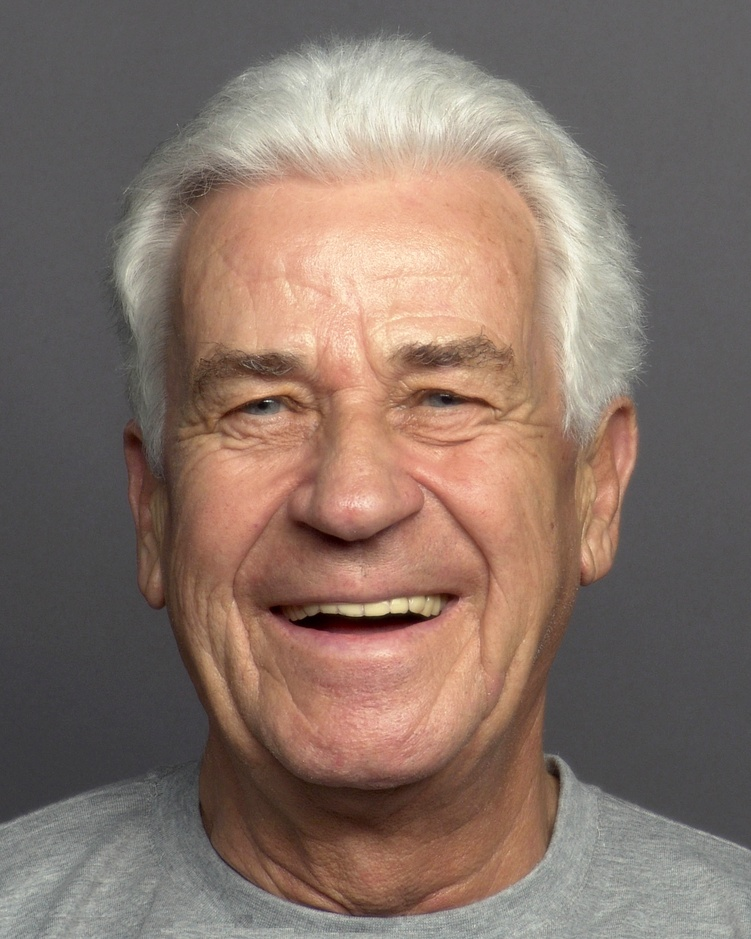
#> input picture 004_o_m_h_a.jpg, 751 x 939 px, shrunk from 2835 x 3543 before the run, given as the content of the folder /Users/bellalu/DS6012/ML1_Project/faces_database, which was not available
$ jupyter execute --allow-errors practice_facial_recognition.ipynb
#> lines starting #> are read from the running program, lines starting #| are printed output that depends on the picture; long printed decimals are rounded; pictures that were not available may be replaced by others from this repository, and a replacement may not be noted
[cell 1]
# Setup: install/import packages and define paths
import sys
import subprocess

try:
    import cv2
except Exception:
    # Fallback install for environments missing OpenCV
    subprocess.check_call([sys.executable, "-m", "pip", "install", "-q", "opencv-python-headless", "pandas", "numpy"])  # noqa: E402
    import cv2  # noqa: E402

import os
from pathlib import Path
import numpy as np
import pandas as pd

# Project paths
PROJECT_ROOT = Path("/Users/bellalu/DS6012/ML1_Project")
IMAGES_DIR = PROJECT_ROOT / "faces_database"
PHI = (1 + 5 ** 0.5) / 2  # golden ratio

# Haar cascade files (bundled with OpenCV)
HAAR_DIR = Path(cv2.data.haarcascades)
CASCADE_FACE = str(HAAR_DIR / "haarcascade_frontalface_default.xml")
CASCADE_EYES = str(HAAR_DIR / "haarcascade_eye.xml")
CASCADE_NOSE = str(HAAR_DIR / "haarcascade_mcs_nose.xml") if (HAAR_DIR / "haarcascade_mcs_nose.xml").exists() else None
CASCADE_MOUTH = str(HAAR_DIR / "haarcascade_smile.xml")  # smile is a common proxy for mouth region

face_cascade = cv2.CascadeClassifier(CASCADE_FACE)
eyes_cascade = cv2.CascadeClassifier(CASCADE_EYES)
nose_cascade = cv2.CascadeClassifier(CASCADE_NOSE) if CASCADE_NOSE else None
mouth_cascade = cv2.CascadeClassifier(CASCADE_MOUTH)

#> (the rest of this cell did not finish here and is left out)

[cell 2]
# Filename parsing for categorical labels and small helpers
from typing import Dict, Tuple, Optional

AGE_MAP = {"y": "young", "m": "middle", "o": "old"}
GENDER_MAP = {"m": "male", "f": "female"}
EXPR_MAP = {"h": "happy"}  # extend if more expressions exist


def parse_labels(file_name: str) -> Dict[str, str]:
    """Parse ID, age, gender, expression, variant from file name like '140_y_f_h_a.jpg'."""
    stem = Path(file_name).stem
    parts = stem.split("_")
    # Expected: [id, age, gender, expr, variant]
    out = {
        "subject_id": parts[0] if len(parts) > 0 else "",
        "age_group": AGE_MAP.get(parts[1], parts[1]) if len(parts) > 1 else "",
        "gender": GENDER_MAP.get(parts[2], parts[2]) if len(parts) > 2 else "",
        "expression": EXPR_MAP.get(parts[3], parts[3]) if len(parts) > 3 else "",
        "variant": parts[4] if len(parts) > 4 else "",
    }
    return out


def euclidean_distance(p1: Tuple[int, int], p2: Tuple[int, int]) -> float:
    return float(np.hypot(p1[0] - p2[0], p1[1] - p2[1]))


def golden_deviation(a: float, b: float) -> Optional[float]:
    if a is None or b is None or a <= 0 or b <= 0:
        return None
    r = max(a, b) / min(a, b)
    return abs(r - PHI)

[cell 3]
# Detection utilities using OpenCV Haar cascades

def detect_face_regions(img_bgr):
    gray = cv2.cvtColor(img_bgr, cv2.COLOR_BGR2GRAY)
    faces = face_cascade.detectMultiScale(gray, scaleFactor=1.1, minNeighbors=5, minSize=(80, 80))
    if len(faces) == 0:
        return None, None
    # choose the largest face
    x, y, w, h = sorted(faces, key=lambda r: r[2] * r[3], reverse=True)[0]
    face_roi = img_bgr[y:y+h, x:x+w]
    face_gray = gray[y:y+h, x:x+w]
    return (x, y, w, h), (face_roi, face_gray)


def detect_eyes(face_gray):
    eyes = eyes_cascade.detectMultiScale(face_gray, scaleFactor=1.1, minNeighbors=8, minSize=(20, 20))
    if len(eyes) < 2:
        return None
    # pick two eyes with left/right order based on x
    eyes_sorted = sorted(eyes, key=lambda r: r[0])[:2]
    centers = []
    for (ex, ey, ew, eh) in eyes_sorted:
        centers.append((int(ex + ew / 2), int(ey + eh / 2)))
    # ensure left-right order
    centers = sorted(centers, key=lambda c: c[0])
    return centers  # [(x_left, y_left), (x_right, y_right)]


def detect_nose(face_gray):
    if not nose_cascade:
        return None
    noses = nose_cascade.detectMultiScale(face_gray, scaleFactor=1.1, minNeighbors=5, minSize=(24, 24))
    if len(noses) == 0:
        return None
    x, y, w, h = sorted(noses, key=lambda r: r[2] * r[3], reverse=True)[0]
    center = (int(x + w / 2), int(y + h / 2))
    return center


def detect_mouth(face_gray):
    # Using smile cascade as a proxy for mouth region; not perfect but works reasonably for smiles
    mouths = mouth_cascade.detectMultiScale(face_gray, scaleFactor=1.1, minNeighbors=40, minSize=(30, 15))
    if len(mouths) == 0:
        return None, None
    x, y, w, h = sorted(mouths, key=lambda r: r[2] * r[3], reverse=True)[0]
    center = (int(x + w / 2), int(y + h / 2))
    width = float(w)
    return center, width


def compute_measurements(img_bgr) -> dict:
    results = {
        "face_width": None,
        "face_height": None,
        "eye_distance": None,
        "mouth_width": None,
        "nose_to_mouth": None,
        # golden ratio deviations (lower is closer to phi)
        "phi_dev_face_h_w": None,          # face height vs width
        "phi_dev_eye_to_mouth": None,      # eye distance vs mouth width
        "phi_dev_nose_mouth_to_eye": None  # nose-to-mouth vs eye distance
    }

    face_rect, face_pair = detect_face_regions(img_bgr)
    if face_rect is None:
        return results

    (fx, fy, fw, fh) = face_rect
    face_roi, face_gray = face_pair

    results["face_width"] = float(fw)
    results["face_height"] = float(fh)

    # features within face
    eye_centers = detect_eyes(face_gray)
    nose_center = detect_nose(face_gray)
    mouth_center, mouth_width = detect_mouth(face_gray)

    if eye_centers and len(eye_centers) == 2:
        results["eye_distance"] = euclidean_distance(eye_centers[0], eye_centers[1])
    if mouth_width is not None:
        results["mouth_width"] = float(mouth_width)
    if nose_center is not None and mouth_center is not None:
        results["nose_to_mouth"] = euclidean_distance(nose_center, mouth_center)

    # golden ratio deviations
    results["phi_dev_face_h_w"] = golden_deviation(results["face_height"], results["face_width"]) if results["face_height"] and results["face_width"] else None
    if results["eye_distance"] and results["mouth_width"]:
        results["phi_dev_eye_to_mouth"] = golden_deviation(results["eye_distance"], results["mouth_width"])
    if results["nose_to_mouth"] and results["eye_distance"]:
        results["phi_dev_nose_mouth_to_eye"] = golden_deviation(results["nose_to_mouth"], results["eye_distance"])

    return results

[cell 4]
# Build dataset from all images in faces_database
rows = []
image_paths = sorted([p for p in IMAGES_DIR.glob("*.jpg")])

for img_path in image_paths:
    img = cv2.imread(str(img_path))
#> img is the input picture: shape (939, 751, 3); mean B, G, R 103.5, 113.6, 132.8
    if img is None:
        continue
    labels = parse_labels(img_path.name)
    meas = compute_measurements(img)
#> in detect_face_regions, `gray = cv2.cvtColor(img_bgr, cv2.COLOR_BGR2GRAY)`:
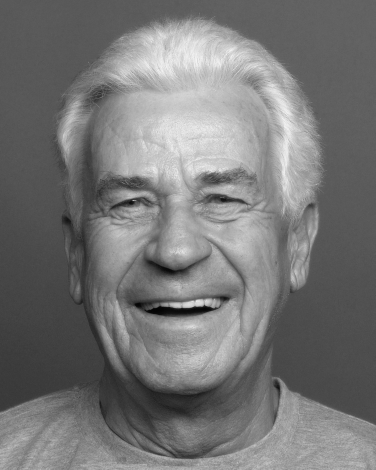
#> gray: shape (939, 751) (shown at 1/2 size); min 2, max 252, mean 118.2
#> in detect_face_regions, `faces = face_cascade.detectMultiScale(gray, scaleFactor=1.1, minNeighb..`: faces = [[116, 211, 482, 482]]
#> in detect_face_regions, `x, y, w, h = sorted(faces, key=lambda r: r[2] * r[3], reverse=True)[0]`: x = 116; y = 211; w = 482
#> in detect_face_regions, `face_roi = img_bgr[y:y+h, x:x+w]`:
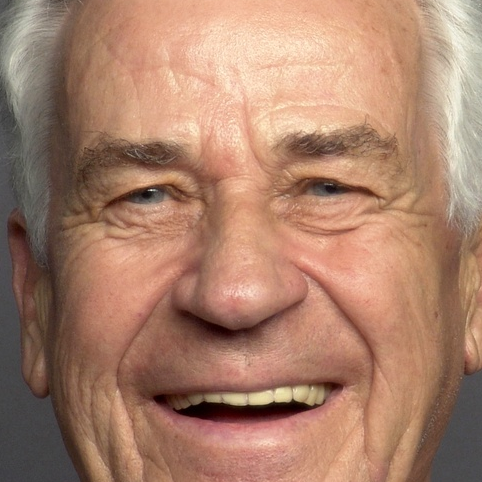
#> face_roi: shape (482, 482, 3); mean B, G, R 107.1, 128.6, 169.4
#> in detect_face_regions, `face_gray = gray[y:y+h, x:x+w]`:
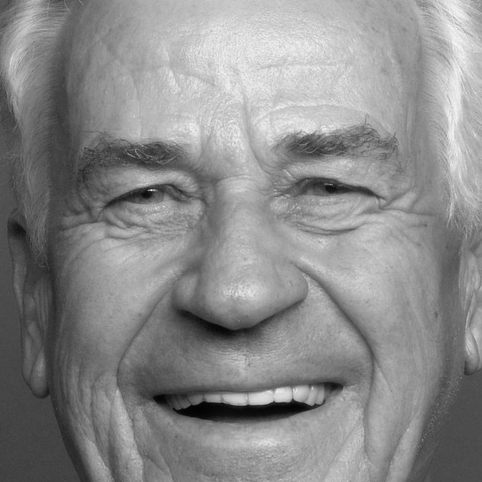
#> face_gray: shape (482, 482); min 2, max 249, mean 138.4
#> in compute_measurements, `face_rect, face_pair = detect_face_regions(img_bgr)`: face_rect = (116, 211, 482, 482)
#> in compute_measurements, `(fx, fy, fw, fh) = face_rect`: fx = 116; fy = 211; fw = 482
#> in detect_eyes, `eyes = eyes_cascade.detectMultiScale(face_gray, scaleFactor=1.1, minNe..`: eyes = ()
#> in detect_mouth, `mouths = mouth_cascade.detectMultiScale(face_gray, scaleFactor=1.1, mi..`: mouths = [[279, 188, 121, 60], [182, 243, 100, 50], [312, 253, 82, 41], [66, 180, 137, 69], [148, 348, 207, 103], [146, 271, 183, 91]]
#> in detect_mouth, `x, y, w, h = sorted(mouths, key=lambda r: r[2] * r[3], reverse=True)[0]`: x = 148; y = 348; w = 207; h = 103
#> in detect_mouth, `center = (int(x + w / 2), int(y + h / 2))`: center = (251, 399)
#> in detect_mouth, `width = float(w)`: width = 207
#> in compute_measurements, `mouth_center, mouth_width = detect_mouth(face_gray)`: mouth_center = (251, 399); mouth_width = 207
#> meas = 8 items

    row = {
        # categoricals
        "file_name": img_path.name,
        "subject_id": labels.get("subject_id"),
        "age_group": labels.get("age_group"),
        "gender": labels.get("gender"),
        "expression": labels.get("expression"),
        "variant": labels.get("variant"),
        # numericals
        **{k: (None if v is None else float(v)) for k, v in meas.items()},
    }
    rows.append(row)

faces_df = pd.DataFrame(rows)
#> faces_df = table of 1 rows and 14 columns

# Display summary
print(f"Processed {len(rows)} images from: {IMAGES_DIR}")
#| Processed 1 images from: /Users/bellalu/DS6012/ML1_Project/faces_database
faces_df.head()
#> Out = table of 1 rows and 14 columns

[cell 5]
# Inspect completeness and save results
print(faces_df.isna().mean().sort_values())
#> (printed output is left out)
output_csv = PROJECT_ROOT / "faces_features_golden_ratio.csv"
#> (the rest of this cell did not finish here and is left out)

[cell 6]
# Define binary targets for golden ratio "closeness"
import numpy as np

# Choose which phi deviation to target primarily
PRIMARY_TARGET = "phi_dev_face_h_w"  # alternatives: 'phi_dev_eye_to_mouth', 'phi_dev_nose_mouth_to_eye'

# Strategy: use median split for balanced classes (50th percentile)
# With small datasets, median ensures roughly 50/50 split
MEDIAN_SPLIT = True
PERCENTILE = 50  # median split for balanced classes

# Compute percentile-based target using median (lower deviation is better/closer to golden ratio)
valid_devs = faces_df[PRIMARY_TARGET].dropna().values
#> valid_devs = [0.618]
if valid_devs.size > 0:
    if MEDIAN_SPLIT:
        perc_cut = np.median(valid_devs)  # median split for balance
#> perc_cut = 0.618
    else:
        perc_cut = np.percentile(valid_devs, PERCENTILE)
else:
    perc_cut = None

faces_df["is_golden_pct"] = faces_df[PRIMARY_TARGET].apply(
    lambda v: bool(perc_cut is not None and v is not None and v <= perc_cut)
)

# Alternative: absolute threshold (adjust if needed based on your data range)
ABS_THRESHOLD = np.median(valid_devs) if valid_devs.size > 0 else 0.1
#> ABS_THRESHOLD = 0.618
faces_df["is_golden_abs"] = faces_df[PRIMARY_TARGET].apply(
    lambda v: bool(v is not None and v < ABS_THRESHOLD)
)

# Use median-based target (should be more balanced)
TARGET_COL = "is_golden_pct"

print("Target column:", TARGET_COL)
print("Median threshold value:", perc_cut)
#| Median threshold value: 0.618
print("Class balance (value counts):")
print(faces_df[TARGET_COL].value_counts(dropna=False))
#| is_golden_pct
#| True    1
#| Name: count, dtype: int64

# Check if we have both classes
class_counts = faces_df[TARGET_COL].value_counts()
if len(class_counts) < 2:
    print("\n⚠️ WARNING: Only one class in target! Using median split to create balance...")
    # Force a more balanced split by using quantiles
    if valid_devs.size > 0:
        median_val = np.median(valid_devs)
#> median_val = 0.618
        faces_df[TARGET_COL] = faces_df[PRIMARY_TARGET].apply(
            lambda v: bool(v is not None and v <= median_val)
        )
        print("Updated class balance:")
        print(faces_df[TARGET_COL].value_counts(dropna=False))
#| is_golden_pct
#| True    1
#| Name: count, dtype: int64

faces_df[["file_name", PRIMARY_TARGET, TARGET_COL]].head()
#> Out = table of 1 rows and 3 columns

[cell 7]
# Feature preparation: numerical + one-hot categoricals with imputation
import sys, subprocess
try:
    from sklearn.model_selection import train_test_split
    from sklearn.compose import ColumnTransformer
    from sklearn.preprocessing import OneHotEncoder, StandardScaler
    from sklearn.impute import SimpleImputer
    from sklearn.pipeline import Pipeline
except Exception:
    subprocess.check_call([sys.executable, "-m", "pip", "install", "-q", "scikit-learn"])  # noqa: E402
    from sklearn.model_selection import train_test_split
    from sklearn.compose import ColumnTransformer
    from sklearn.preprocessing import OneHotEncoder, StandardScaler
    from sklearn.impute import SimpleImputer
    from sklearn.pipeline import Pipeline

# Select features
num_features = [
    "face_width", "face_height", "eye_distance", "mouth_width", "nose_to_mouth",
    "phi_dev_face_h_w", "phi_dev_eye_to_mouth", "phi_dev_nose_mouth_to_eye",
]
cat_features = ["age_group", "gender", "expression", "variant"]

df_model = faces_df.dropna(subset=[TARGET_COL]).copy()
#> df_model = table of 1 rows and 16 columns
X = df_model[num_features + cat_features]
#> X = table of 1 rows and 12 columns
y = df_model[TARGET_COL].astype(int)

# Safety check: ensure both classes exist
unique_classes = y.unique()
#> unique_classes = [1]
#| ⚠️ ERROR: Target has only 1 class(es): [1]
#> (the rest of this cell did not finish here and is left out)

$ run again, on 079_o_f_h_a.jpg
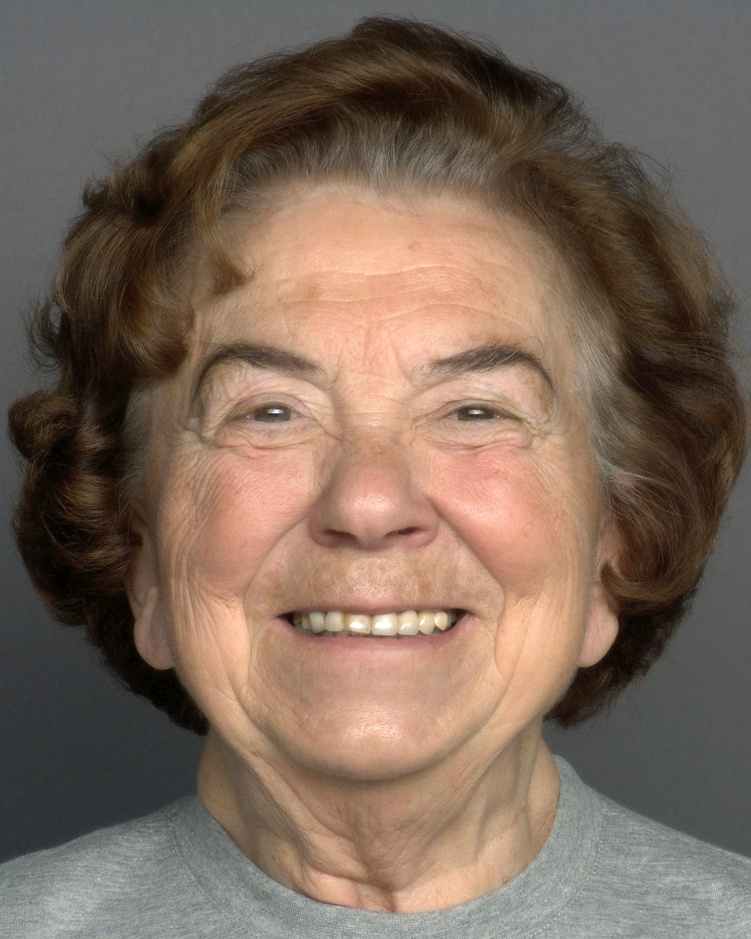
#> input picture 079_o_f_h_a.jpg, 751 x 939 px, shrunk from 2835 x 3543 before the run, given as the content of the folder /Users/bellalu/DS6012/ML1_Project/faces_database, which was not available
#> img is the input picture: shape (939, 751, 3); mean B, G, R 91.1, 104.8, 124.2
#> in detect_face_regions, `gray = cv2.cvtColor(img_bgr, cv2.COLOR_BGR2GRAY)`:
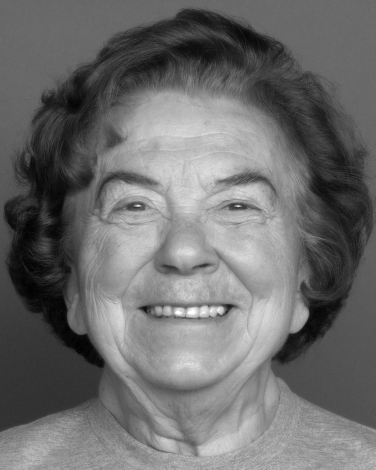
#> gray: shape (939, 751) (shown at 1/2 size); min 0, max 255, mean 109.1
#> faces = [[93, 180, 578, 578]]
#> in detect_face_regions, `x, y, w, h = sorted(faces, key=lambda r: r[2] * r[3], reverse=True)[0]`: x = 93; y = 180; w = 578
#> in detect_face_regions, `face_gray = gray[y:y+h, x:x+w]`:
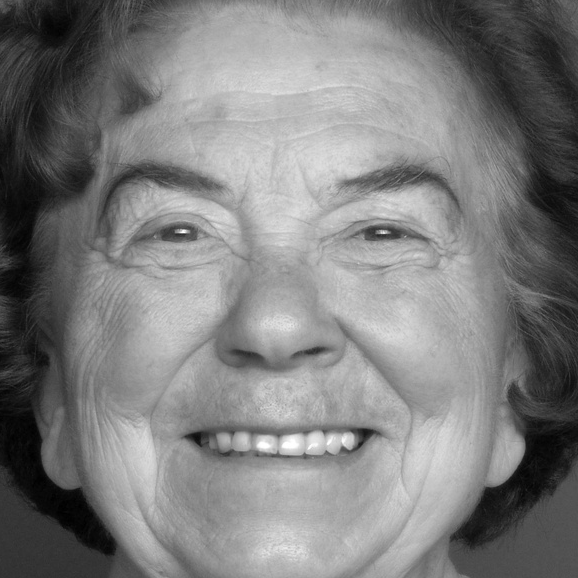
#> face_gray: shape (578, 578); min 0, max 255, mean 125.5
#> face_rect = (93, 180, 578, 578)
#> fx = 93; fy = 180; fw = 578
#> eyes = ()
#> mouths = [[121, 246, 103, 51], [330, 245, 127, 64], [185, 391, 187, 93], [182, 112, 100, 50], [31, 62, 114, 57], [245, 190, 93, 46], [276, 102, 121, 60]]
#> in detect_mouth, `x, y, w, h = sorted(mouths, key=lambda r: r[2] * r[3], reverse=True)[0]`: x = 185; y = 391; w = 187; h = 93
#> center = (278, 437)
#> width = 187
#> mouth_center = (278, 437); mouth_width = 187
#> meas = 8 items
#> faces_df = table of 1 rows and 14 columns
#| Processed 1 images from: /Users/bellalu/DS6012/ML1_Project/faces_database
#> (printed output is left out)
#> valid_devs = [0.618]
#> perc_cut = 0.618
#| Median threshold value: 0.618
#| is_golden_pct
#| True    1
#| Name: count, dtype: int64
#| is_golden_pct
#| True    1
#| Name: count, dtype: int64
#> `faces_df[["file_name", PRIMARY_TARGET, TARGET_COL]].head()`: Out = table of 1 rows and 3 columns
#> df_model = table of 1 rows and 16 columns
#> X = table of 1 rows and 12 columns
#> unique_classes = [1]
#| ⚠️ ERROR: Target has only 1 class(es): [1]

$ run again, on 116_m_m_h_a.jpg
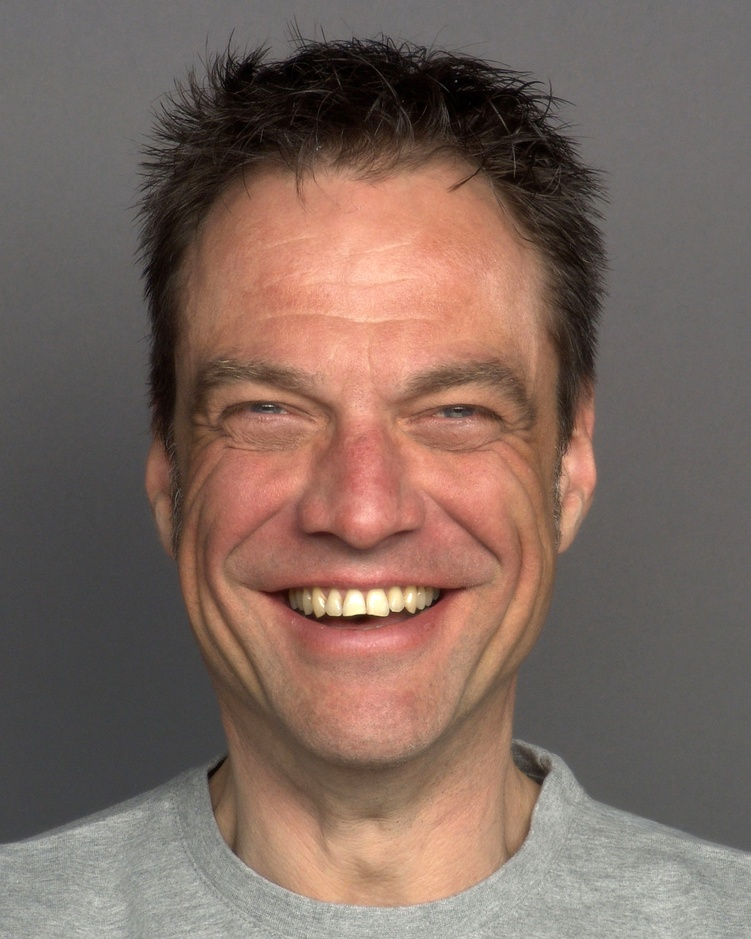
#> input picture 116_m_m_h_a.jpg, 751 x 939 px, shrunk from 2835 x 3543 before the run, given as the content of the folder /Users/bellalu/DS6012/ML1_Project/faces_database, which was not available
#> img is the input picture: shape (939, 751, 3); mean B, G, R 95.4, 104.6, 125.3
#> in detect_face_regions, `gray = cv2.cvtColor(img_bgr, cv2.COLOR_BGR2GRAY)`:
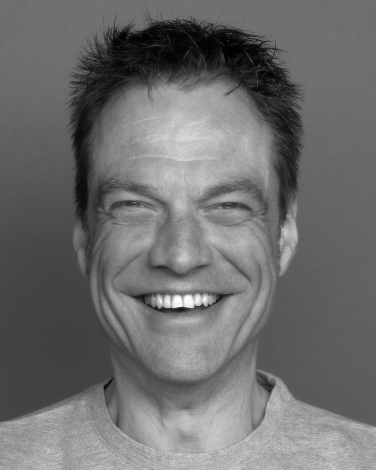
#> gray: shape (939, 751) (shown at 1/2 size); min 0, max 255, mean 109.8
#> faces = [[125, 230, 475, 475]]
#> in detect_face_regions, `x, y, w, h = sorted(faces, key=lambda r: r[2] * r[3], reverse=True)[0]`: x = 125; y = 230; w = 475
#> in detect_face_regions, `face_gray = gray[y:y+h, x:x+w]`:
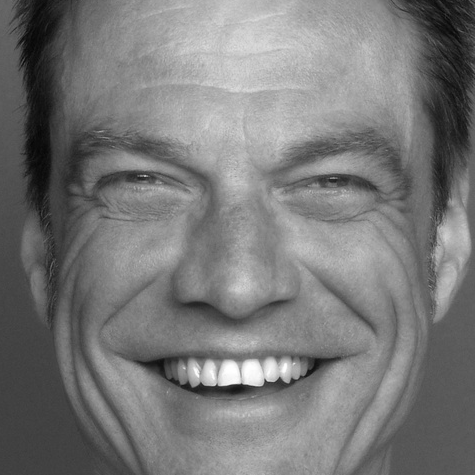
#> face_gray: shape (475, 475); min 6, max 255, mean 120.4
#> face_rect = (125, 230, 475, 475)
#> fx = 125; fy = 230; fw = 475
#> eyes = ()
#> mouths = [[196, 66, 89, 45], [211, 159, 44, 22], [82, 170, 105, 52], [270, 163, 136, 68], [146, 15, 93, 47], [166, 401, 127, 64], [124, 309, 230, 115]]
#> in detect_mouth, `x, y, w, h = sorted(mouths, key=lambda r: r[2] * r[3], reverse=True)[0]`: x = 124; y = 309; w = 230; h = 115
#> center = (239, 366)
#> width = 230
#> mouth_center = (239, 366); mouth_width = 230
#> meas = 8 items
#> faces_df = table of 1 rows and 14 columns
#| Processed 1 images from: /Users/bellalu/DS6012/ML1_Project/faces_database
#> (printed output is left out)
#> valid_devs = [0.618]
#> perc_cut = 0.618
#| Median threshold value: 0.618
#| is_golden_pct
#| True    1
#| Name: count, dtype: int64
#| is_golden_pct
#| True    1
#| Name: count, dtype: int64
#> `faces_df[["file_name", PRIMARY_TARGET, TARGET_COL]].head()`: Out = table of 1 rows and 3 columns
#> df_model = table of 1 rows and 16 columns
#> X = table of 1 rows and 12 columns
#> unique_classes = [1]
#| ⚠️ ERROR: Target has only 1 class(es): [1]
